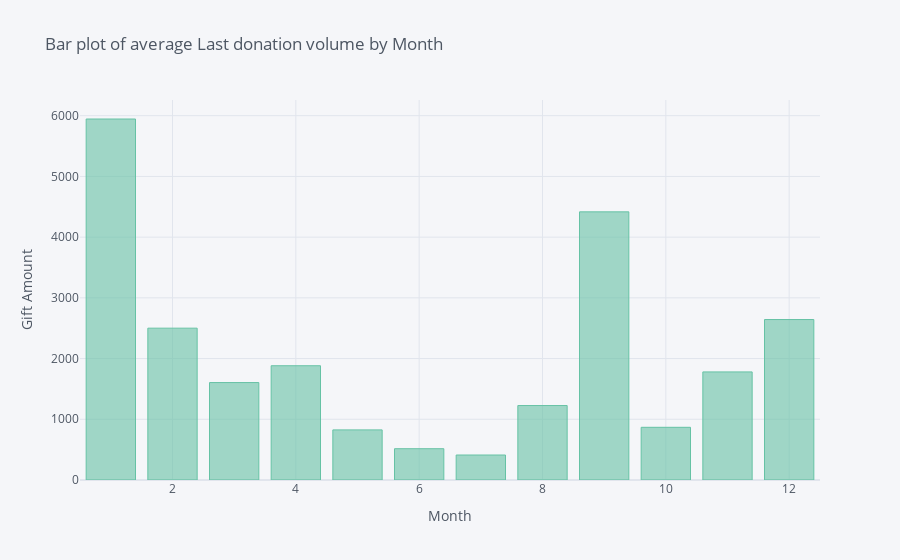

Notebook code for this chart:
### Code cell
df.groupby(df['last_G_month'])['Last Gift Amount'].mean().iplot(kind='bar', colorscale='set2',
                                                 xTitle='Month',
                                                 yTitle='Gift Amount',
                                                 title='Bar plot of average Last donation volume by Month')

### Figure 1 — Plotly figure (JSON) as saved in the notebook; plotly's stock layout.template omitted (floating-point values rounded to 4 significant figures)
{"data": [{"marker": {"color": "rgba(102, 194, 165, 0.6)", "line": {"color": "rgba(102, 194, 165, 1.0)", "width": 1}}, "name": "Last Gift Amount", "orientation": "v", "text": "", "type": "bar", "x": [1, 2, 3, 4, 5, 6, 7, 8, 9, 10, 11, 12], "y": [5945.0, 2501.0, 1605.0, 1882.0, 825.4, 515.3, 411.6, 1226.0, 4416.0, 868.0, 1780.0, 2643.0]}], "layout": {"legend": {"bgcolor": "#F5F6F9", "font": {"color": "#4D5663"}}, "paper_bgcolor": "#F5F6F9", "plot_bgcolor": "#F5F6F9", "title": {"font": {"color": "#4D5663"}, "text": "Bar plot of average Last donation volume by Month"}, "xaxis": {"gridcolor": "#E1E5ED", "showgrid": true, "tickfont": {"color": "#4D5663"}, "title": {"font": {"color": "#4D5663"}, "text": "Month"}, "zerolinecolor": "#E1E5ED"}, "yaxis": {"gridcolor": "#E1E5ED", "showgrid": true, "tickfont": {"color": "#4D5663"}, "title": {"font": {"color": "#4D5663"}, "text": "Gift Amount"}, "zerolinecolor": "#E1E5ED"}}}
